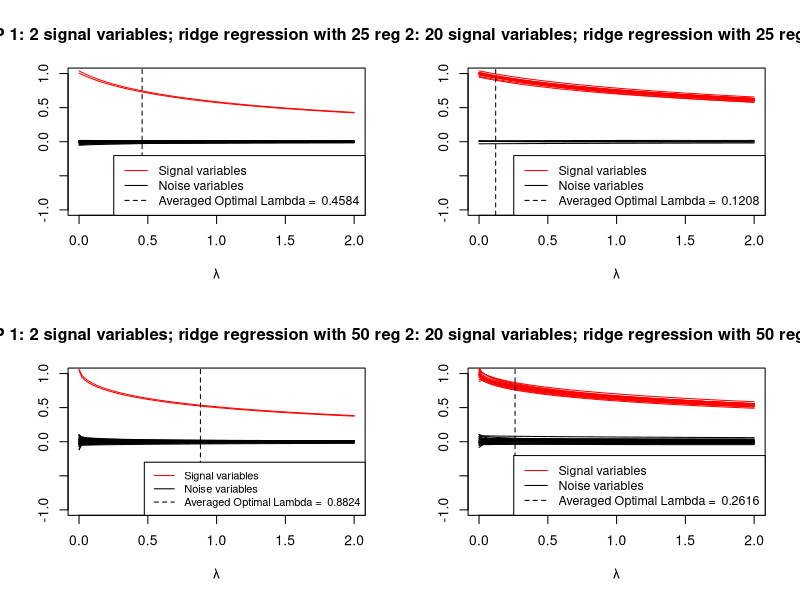

Generate this figure with R:
###############################################################################
##                           HW 8 Solution            			    		         ##
###############################################################################
library(glmnet)
rm(list=ls(all=T))


n = 55
R = 100
grid = seq(2,0, by = -0.02)
Result_ridge_1 = 0
Result_ridge_2 = 0
Result_ridge_3 = 0
Result_ridge_4 = 0
Lambda_1 = 0
Lambda_2 = 0
Lambda_3 = 0
Lambda_4 = 0



for (r in 1:R) {
  
  # generate dataset X
  X = matrix(nrow = n, ncol = 50)
  for (j in 1:50) {
    X[,j] = rnorm(n)
  }

  # generate residuals
  r = rnorm(n)

  # DGP 1: 2 signal variables
  y_DGP1 = 2 + X[,1] + X[,2] + r

  # DGP 2: 20 signal variables

  col_sum = rep(0,n)
  for (j in 1:20) {
    col_sum = col_sum + X[,j]
  }
  y_DGP2 = 2 + col_sum + r


  # DGP 1 (2 signal variables)
  # Model 1: 25 regressors
  
  ridge.fit_1 = glmnet(X[,1:25],y_DGP1, alpha = 0, lambda = grid)
  Result_ridge_1 = Result_ridge_1 + (1/R)*coef(ridge.fit_1)[2:26,]
  
  ridge.kfold_1 = cv.glmnet(X[,1:25],y_DGP1,alpha=0, nfolds=10, lambda = grid)  
  best.s1 = ridge.kfold_1$lambda.min
  Lambda_1 = Lambda_1 + (1/R)*best.s1
  
  # DGP 2 (20 signal variables)
  # Model 1: 25 regressors
  
  ridge.fit_2 = glmnet(X[,1:25],y_DGP2, alpha = 0, lambda = grid)
  Result_ridge_2 = Result_ridge_2 + (1/R)*coef(ridge.fit_2)[2:26,]
  
  ridge.kfold_2 = cv.glmnet(X[,1:25],y_DGP2,alpha=0, nfolds=10, lambda = grid)  
  best.s2 = ridge.kfold_2$lambda.min
  Lambda_2 = Lambda_2 + (1/R)*best.s2
  
  # DGP 1 (2 signal variables)
  # Model 2: 50 regressors
  
  ridge.fit_3 = glmnet(X[,1:50],y_DGP1, alpha = 0, lambda = grid)
  Result_ridge_3 = Result_ridge_3 + (1/R)*coef(ridge.fit_3)[2:51,]
  
  ridge.kfold_3 = cv.glmnet(X[,1:50],y_DGP1,alpha=0, nfolds=10, lambda = grid)  
  best.s3 = ridge.kfold_3$lambda.min
  Lambda_3 = Lambda_3 + (1/R)*best.s3
  
  # DGP 2 (20 signal variables)
  # Model 2: 50 regressors
  
  ridge.fit_4 = glmnet(X[,1:50],y_DGP2, alpha = 0, lambda = grid)
  Result_ridge_4 = Result_ridge_4 + (1/R)*coef(ridge.fit_4)[2:51,]
  
  ridge.kfold_4 = cv.glmnet(X[,1:50],y_DGP2,alpha=0, nfolds=10, lambda = grid)  
  best.s4 = ridge.kfold_4$lambda.min
  Lambda_4 = Lambda_4 + (1/R)*best.s4
}  

#------------
#   plot
#------------

par(mfrow=c(2,2))


# DGP 1 (2 signal variables)
# Model 1: 25 regressors

plot(grid,Result_ridge_1[1,],
     type="l",ylim =c(-1,1), xlim = c(0,2), col="red",
     xlab = "λ", ylab = " ", main = "DGP 1: 2 signal variables; ridge regression with 25 regressors.")
for (i in 2:2){
  lines(grid,Result_ridge_1[i,] ,col="red")
}
for (j in (2+1):25){
  lines(grid,Result_ridge_1[j,] ,type="l")
}
abline(v = Lambda_1, lty=2)
legend("bottomright",legend = c("Signal variables","Noise variables", paste("Averaged Optimal Lambda = ", Lambda_1)),lty=c(1,1,2),col = c("red","black","black"), cex=0.9)



# DGP 2 (20 signal variables)
# Model 1: 25 regressors

plot(grid,Result_ridge_2[1,],
     type="l",ylim =c(-1,1), xlim = c(0,2), col="red",
     xlab = "λ", ylab = " ", main = "DGP 2: 20 signal variables; ridge regression with 25 regressors.")
for (i in 2:20){
  lines(grid,Result_ridge_2[i,],col="red")
}
for (j in 21:25) {
  lines(grid,Result_ridge_2[j,] ,type="l")
}
abline(v = Lambda_2, lty=2)
legend("bottomright",legend = c("Signal variables","Noise variables", paste("Averaged Optimal Lambda = ", Lambda_2)),lty=c(1,1,2),col = c("red","black","black"), cex=0.9)




# DGP 1 (2 signal variables)
# Model 2: 50 regressors

plot(grid,Result_ridge_3[1,],
     type="l",ylim =c(-1,1), xlim = c(0,2), col="red",
     xlab = "λ", ylab = " ", main = "DGP 1: 2 signal variables; ridge regression with 50 regressors.")
for (i in 2:2){
  lines(grid,Result_ridge_3[i,],col="red")
}
for (j in 3:50) {
  lines(grid,Result_ridge_3[j,] ,type="l")
}
abline(v = Lambda_3, lty=2)
legend("bottomright",legend = c("Signal variables","Noise variables", paste("Averaged Optimal Lambda = ", Lambda_3)),lty=c(1,1,2),col = c("red","black","black"), cex=0.8)




# DGP 2 (20 signal variables)
# Model 2: 50 regressors

plot(grid,Result_ridge_4[1,],
     type="l",ylim =c(-1,1), xlim = c(0,2), col="red",
     xlab = "λ", ylab = " ", main = "DGP 2: 20 signal variables; ridge regression with 50 regressors.")
for (i in 2:20){
  lines(grid,Result_ridge_4[i,],col="red")
}
for (j in 21:50) {
  lines(grid,Result_ridge_4[j,] ,type="l")
}
abline(v = Lambda_4, lty=2)
legend("bottomright",legend = c("Signal variables","Noise variables", paste("Averaged Optimal Lambda = ", Lambda_4)),lty=c(1,1,2),col = c("red","black","black"), cex=0.9)
